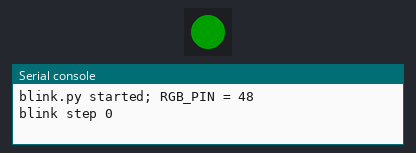
The program below on a simulated ESP32 board running MicroPython. Shown: 1 RGB LEDs in strip order, left to right, the last lines printed to the serial console. Dim RGB values are drawn brighter than linear. At 6.0 s the program stops and its outputs stay as they are.

Above: at 0.2 s.
At 1.7 s:
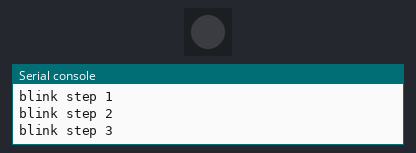
Timing chart, 0 to 3.0 s (numbered marks = the images above):
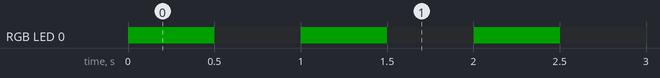

The program:

blink.py
```python
import time
from machine import Pin
from neopixel import NeoPixel


# The board used in this experiment is an ESP32-S3 board with a single
# onboard RGB LED connected to GPIO48. This keeps the official blink
# sample's purpose while adapting the LED driver to the actual board.
RGB_PIN = 48
PERIOD_MS = 500
BLINK_COUNT = 12


def main():
    pixel = NeoPixel(Pin(RGB_PIN, Pin.OUT), 1)
    print("blink.py started; RGB_PIN =", RGB_PIN)
    for i in range(BLINK_COUNT):
        pixel[0] = (0, 32, 0) if i % 2 == 0 else (0, 0, 0)
        pixel.write()
        print("blink step", i)
        time.sleep_ms(PERIOD_MS)
    pixel[0] = (0, 0, 0)
    pixel.write()
    print("blink.py done")


if __name__ == "__main__":
    main()
```

Measured:
- by itself, RGB LED 0: alternates RGB(0, 32, 0) for 0.50 s and off for 0.50 s, 12 changes in all, then stays off
